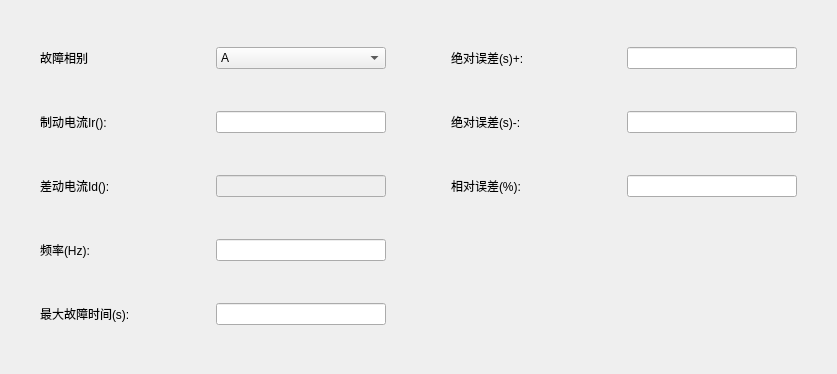
<?xml version="1.0" encoding="UTF-8"?>
<ui version="4.0">
 <class>QDiffTimeItemParaEditWidget</class>
 <widget class="QWidget" name="QDiffTimeItemParaEditWidget">
  <property name="geometry">
   <rect>
    <x>0</x>
    <y>0</y>
    <width>837</width>
    <height>374</height>
   </rect>
  </property>
  <property name="sizePolicy">
   <sizepolicy hsizetype="Preferred" vsizetype="Maximum">
    <horstretch>0</horstretch>
    <verstretch>0</verstretch>
   </sizepolicy>
  </property>
  <property name="minimumSize">
   <size>
    <width>0</width>
    <height>0</height>
   </size>
  </property>
  <property name="windowTitle">
   <string>Form</string>
  </property>
  <layout class="QGridLayout" name="gridLayout" columnstretch="1,4,2,4,1">
   <item row="2" column="1">
    <layout class="QHBoxLayout" name="horizontalLayout">
     <item>
      <widget class="QLabel" name="m_labTime_FaultType">
       <property name="sizePolicy">
        <sizepolicy hsizetype="Fixed" vsizetype="Fixed">
         <horstretch>0</horstretch>
         <verstretch>0</verstretch>
        </sizepolicy>
       </property>
       <property name="minimumSize">
        <size>
         <width>170</width>
         <height>0</height>
        </size>
       </property>
       <property name="maximumSize">
        <size>
         <width>170</width>
         <height>16777215</height>
        </size>
       </property>
       <property name="text">
        <string>故障相别</string>
       </property>
       <property name="alignment">
        <set>Qt::AlignLeading|Qt::AlignLeft|Qt::AlignVCenter</set>
       </property>
      </widget>
     </item>
     <item>
      <widget class="QComboBox" name="m_cmbTime_FaultType">
       <property name="sizePolicy">
        <sizepolicy hsizetype="Fixed" vsizetype="Fixed">
         <horstretch>0</horstretch>
         <verstretch>0</verstretch>
        </sizepolicy>
       </property>
       <property name="minimumSize">
        <size>
         <width>170</width>
         <height>0</height>
        </size>
       </property>
       <property name="maximumSize">
        <size>
         <width>170</width>
         <height>16777215</height>
        </size>
       </property>
       <item>
        <property name="text">
         <string>A</string>
        </property>
       </item>
       <item>
        <property name="text">
         <string>B</string>
        </property>
       </item>
       <item>
        <property name="text">
         <string>C</string>
        </property>
       </item>
       <item>
        <property name="text">
         <string>ABC</string>
        </property>
       </item>
       <item>
        <property name="text">
         <string>AB</string>
        </property>
       </item>
       <item>
        <property name="text">
         <string>BC</string>
        </property>
       </item>
       <item>
        <property name="text">
         <string>CA</string>
        </property>
       </item>
      </widget>
     </item>
    </layout>
   </item>
   <item row="3" column="1">
    <layout class="QHBoxLayout" name="horizontalLayout_3">
     <item>
      <widget class="QLabel" name="m_labTime_Ir">
       <property name="sizePolicy">
        <sizepolicy hsizetype="Fixed" vsizetype="Fixed">
         <horstretch>0</horstretch>
         <verstretch>0</verstretch>
        </sizepolicy>
       </property>
       <property name="minimumSize">
        <size>
         <width>170</width>
         <height>0</height>
        </size>
       </property>
       <property name="maximumSize">
        <size>
         <width>170</width>
         <height>16777215</height>
        </size>
       </property>
       <property name="text">
        <string>制动电流Ir():</string>
       </property>
       <property name="alignment">
        <set>Qt::AlignLeading|Qt::AlignLeft|Qt::AlignVCenter</set>
       </property>
      </widget>
     </item>
     <item>
      <widget class="QLineEdit" name="m_txtTime_Ir">
       <property name="sizePolicy">
        <sizepolicy hsizetype="Fixed" vsizetype="Fixed">
         <horstretch>0</horstretch>
         <verstretch>0</verstretch>
        </sizepolicy>
       </property>
       <property name="minimumSize">
        <size>
         <width>170</width>
         <height>0</height>
        </size>
       </property>
       <property name="maximumSize">
        <size>
         <width>170</width>
         <height>16777215</height>
        </size>
       </property>
      </widget>
     </item>
    </layout>
   </item>
   <item row="4" column="1">
    <layout class="QHBoxLayout" name="horizontalLayout_4">
     <item>
      <widget class="QLabel" name="m_labTime_Id">
       <property name="sizePolicy">
        <sizepolicy hsizetype="Fixed" vsizetype="Fixed">
         <horstretch>0</horstretch>
         <verstretch>0</verstretch>
        </sizepolicy>
       </property>
       <property name="minimumSize">
        <size>
         <width>170</width>
         <height>0</height>
        </size>
       </property>
       <property name="maximumSize">
        <size>
         <width>170</width>
         <height>16777215</height>
        </size>
       </property>
       <property name="text">
        <string>差动电流Id():</string>
       </property>
       <property name="alignment">
        <set>Qt::AlignLeading|Qt::AlignLeft|Qt::AlignVCenter</set>
       </property>
      </widget>
     </item>
     <item>
      <widget class="QLineEdit" name="m_txtTime_Id">
       <property name="enabled">
        <bool>false</bool>
       </property>
       <property name="sizePolicy">
        <sizepolicy hsizetype="Fixed" vsizetype="Fixed">
         <horstretch>0</horstretch>
         <verstretch>0</verstretch>
        </sizepolicy>
       </property>
       <property name="minimumSize">
        <size>
         <width>170</width>
         <height>0</height>
        </size>
       </property>
       <property name="maximumSize">
        <size>
         <width>170</width>
         <height>16777215</height>
        </size>
       </property>
      </widget>
     </item>
    </layout>
   </item>
   <item row="4" column="4">
    <spacer name="horizontalSpacer_3">
     <property name="orientation">
      <enum>Qt::Horizontal</enum>
     </property>
     <property name="sizeHint" stdset="0">
      <size>
       <width>40</width>
       <height>20</height>
      </size>
     </property>
    </spacer>
   </item>
   <item row="6" column="0">
    <spacer name="horizontalSpacer_2">
     <property name="orientation">
      <enum>Qt::Horizontal</enum>
     </property>
     <property name="sizeHint" stdset="0">
      <size>
       <width>40</width>
       <height>20</height>
      </size>
     </property>
    </spacer>
   </item>
   <item row="4" column="2">
    <spacer name="horizontalSpacer">
     <property name="orientation">
      <enum>Qt::Horizontal</enum>
     </property>
     <property name="sizeHint" stdset="0">
      <size>
       <width>40</width>
       <height>20</height>
      </size>
     </property>
    </spacer>
   </item>
   <item row="5" column="1">
    <layout class="QHBoxLayout" name="horizontalLayout_7">
     <item>
      <widget class="QLabel" name="m_labTime_Freq">
       <property name="sizePolicy">
        <sizepolicy hsizetype="Fixed" vsizetype="Fixed">
         <horstretch>0</horstretch>
         <verstretch>0</verstretch>
        </sizepolicy>
       </property>
       <property name="minimumSize">
        <size>
         <width>170</width>
         <height>0</height>
        </size>
       </property>
       <property name="maximumSize">
        <size>
         <width>170</width>
         <height>16777215</height>
        </size>
       </property>
       <property name="text">
        <string>频率(Hz):</string>
       </property>
       <property name="alignment">
        <set>Qt::AlignLeading|Qt::AlignLeft|Qt::AlignVCenter</set>
       </property>
      </widget>
     </item>
     <item>
      <widget class="QLineEdit" name="m_txtTime_Freq">
       <property name="sizePolicy">
        <sizepolicy hsizetype="Fixed" vsizetype="Fixed">
         <horstretch>0</horstretch>
         <verstretch>0</verstretch>
        </sizepolicy>
       </property>
       <property name="minimumSize">
        <size>
         <width>170</width>
         <height>0</height>
        </size>
       </property>
       <property name="maximumSize">
        <size>
         <width>170</width>
         <height>16777215</height>
        </size>
       </property>
      </widget>
     </item>
    </layout>
   </item>
   <item row="6" column="1">
    <layout class="QHBoxLayout" name="horizontalLayout_8">
     <item>
      <widget class="QLabel" name="m_labTime_FaultTime">
       <property name="sizePolicy">
        <sizepolicy hsizetype="Fixed" vsizetype="Fixed">
         <horstretch>0</horstretch>
         <verstretch>0</verstretch>
        </sizepolicy>
       </property>
       <property name="minimumSize">
        <size>
         <width>170</width>
         <height>0</height>
        </size>
       </property>
       <property name="maximumSize">
        <size>
         <width>170</width>
         <height>16777215</height>
        </size>
       </property>
       <property name="text">
        <string>最大故障时间(s):</string>
       </property>
       <property name="alignment">
        <set>Qt::AlignLeading|Qt::AlignLeft|Qt::AlignVCenter</set>
       </property>
      </widget>
     </item>
     <item>
      <widget class="QLineEdit" name="m_txtTime_FaultTime">
       <property name="sizePolicy">
        <sizepolicy hsizetype="Fixed" vsizetype="Fixed">
         <horstretch>0</horstretch>
         <verstretch>0</verstretch>
        </sizepolicy>
       </property>
       <property name="minimumSize">
        <size>
         <width>170</width>
         <height>0</height>
        </size>
       </property>
       <property name="maximumSize">
        <size>
         <width>170</width>
         <height>16777215</height>
        </size>
       </property>
      </widget>
     </item>
    </layout>
   </item>
   <item row="2" column="3">
    <layout class="QHBoxLayout" name="horizontalLayout_2">
     <item>
      <widget class="QLabel" name="m_labTime_AbsErr">
       <property name="sizePolicy">
        <sizepolicy hsizetype="Fixed" vsizetype="Fixed">
         <horstretch>0</horstretch>
         <verstretch>0</verstretch>
        </sizepolicy>
       </property>
       <property name="minimumSize">
        <size>
         <width>170</width>
         <height>0</height>
        </size>
       </property>
       <property name="maximumSize">
        <size>
         <width>170</width>
         <height>16777215</height>
        </size>
       </property>
       <property name="text">
        <string>绝对误差(s)+:</string>
       </property>
       <property name="alignment">
        <set>Qt::AlignLeading|Qt::AlignLeft|Qt::AlignVCenter</set>
       </property>
      </widget>
     </item>
     <item>
      <widget class="QSettingLineEdit" name="m_txtTime_AbsErrPos">
       <property name="sizePolicy">
        <sizepolicy hsizetype="Fixed" vsizetype="Fixed">
         <horstretch>0</horstretch>
         <verstretch>0</verstretch>
        </sizepolicy>
       </property>
       <property name="minimumSize">
        <size>
         <width>170</width>
         <height>0</height>
        </size>
       </property>
       <property name="maximumSize">
        <size>
         <width>170</width>
         <height>16777215</height>
        </size>
       </property>
      </widget>
     </item>
    </layout>
   </item>
   <item row="3" column="3">
    <layout class="QHBoxLayout" name="horizontalLayout_5">
     <item>
      <widget class="QLabel" name="m_labTime_AbsErr_2">
       <property name="sizePolicy">
        <sizepolicy hsizetype="Fixed" vsizetype="Fixed">
         <horstretch>0</horstretch>
         <verstretch>0</verstretch>
        </sizepolicy>
       </property>
       <property name="minimumSize">
        <size>
         <width>170</width>
         <height>0</height>
        </size>
       </property>
       <property name="maximumSize">
        <size>
         <width>170</width>
         <height>16777215</height>
        </size>
       </property>
       <property name="text">
        <string>绝对误差(s)-:</string>
       </property>
       <property name="alignment">
        <set>Qt::AlignLeading|Qt::AlignLeft|Qt::AlignVCenter</set>
       </property>
      </widget>
     </item>
     <item>
      <widget class="QSettingLineEdit" name="m_txtTime_AbsErrNeg">
       <property name="sizePolicy">
        <sizepolicy hsizetype="Fixed" vsizetype="Fixed">
         <horstretch>0</horstretch>
         <verstretch>0</verstretch>
        </sizepolicy>
       </property>
       <property name="minimumSize">
        <size>
         <width>170</width>
         <height>0</height>
        </size>
       </property>
       <property name="maximumSize">
        <size>
         <width>170</width>
         <height>16777215</height>
        </size>
       </property>
      </widget>
     </item>
    </layout>
   </item>
   <item row="4" column="3">
    <layout class="QHBoxLayout" name="horizontalLayout_6">
     <item>
      <widget class="QLabel" name="m_labTime_RelErr">
       <property name="sizePolicy">
        <sizepolicy hsizetype="Fixed" vsizetype="Fixed">
         <horstretch>0</horstretch>
         <verstretch>0</verstretch>
        </sizepolicy>
       </property>
       <property name="minimumSize">
        <size>
         <width>170</width>
         <height>0</height>
        </size>
       </property>
       <property name="maximumSize">
        <size>
         <width>170</width>
         <height>16777215</height>
        </size>
       </property>
       <property name="text">
        <string>相对误差(%):</string>
       </property>
       <property name="alignment">
        <set>Qt::AlignLeading|Qt::AlignLeft|Qt::AlignVCenter</set>
       </property>
      </widget>
     </item>
     <item>
      <widget class="QSettingLineEdit" name="m_txtTime_RelErr">
       <property name="sizePolicy">
        <sizepolicy hsizetype="Fixed" vsizetype="Fixed">
         <horstretch>0</horstretch>
         <verstretch>0</verstretch>
        </sizepolicy>
       </property>
       <property name="minimumSize">
        <size>
         <width>170</width>
         <height>0</height>
        </size>
       </property>
       <property name="maximumSize">
        <size>
         <width>170</width>
         <height>16777215</height>
        </size>
       </property>
      </widget>
     </item>
    </layout>
   </item>
  </layout>
 </widget>
 <customwidgets>
  <customwidget>
   <class>QSettingLineEdit</class>
   <extends>QLineEdit</extends>
   <header>../../UI/Controls/SettingCtrls/qsettinglineedit.h</header>
  </customwidget>
 </customwidgets>
 <resources/>
 <connections/>
</ui>
